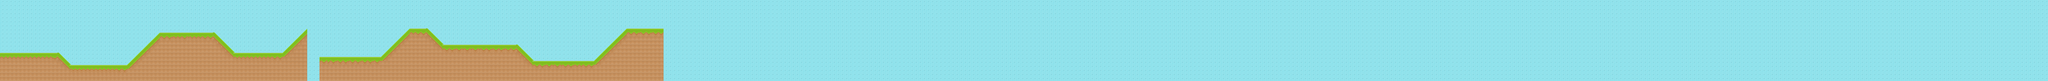

Tiled map render using the project's own tile images. Description and the map definition, with tile-layer contents summarised, below:
An orthogonal 500x20 tile map with 32x32 px tiles, 2 tile layers (PatronesFondo, PatronesTerreno) and 38 objects.

<map version="1.0" orientation="orthogonal" renderorder="right-down" width="500" height="20" tilewidth="32" tileheight="32" nextobjectid="75">
 <tileset firstgid="1" name="spritesheet" tilewidth="32" tileheight="32" tilecount="8192" columns="128">
  <image source="spritesheet.png" width="4096" height="2048" />
 </tileset>
 <layer name="PatronesFondo" width="500" height="20">
  <data>[10000 cells, 10000 non-empty, 1 distinct tile ids]</data>
 </layer>
 <layer name="PatronesTerreno" width="500" height="20">
  <data>[10000 cells, 1395 non-empty, 26 distinct tile ids]</data>
 </layer>
 <objectgroup name="Suelos">
  <object id="20" x="0" y="415">
   <polyline points="0,0 448,0" />
  </object>
  <object id="21" x="0" y="0">
   <polyline points="0,0 0,639" />
  </object>
  <object id="23" x="2687" y="448">
   <polyline points="0,0 290,1 514,-223 651,-224 771,-99 1248,-97" />
  </object>
  <object id="71" x="448" y="416">
   <polyline points="0,0 11,1 102,94 544,96 801,-160 1225,-160 1383,-1 1760,1 1953,-193 1952,219" />
  </object>
  <object id="72" x="2496" y="637">
   <polyline points="0,0 0,-190 191,-188" />
  </object>
  <object id="73" x="3935" y="353">
   <polyline points="0,0 108,0 232,126 703,127 963,-129 1248,-128 1250,-349" />
  </object>
 </objectgroup>
 <objectgroup name="Monedas">
  <object id="41" x="388" y="363" width="40" height="40" />
  <object id="42" x="452" y="368" width="40" height="40" />
  <object id="43" x="503" y="407" width="40" height="40" />
  <object id="44" x="550" y="451" width="40" height="40" />
  <object id="45" x="607" y="465" width="40" height="40" />
  <object id="49" x="1253" y="199" width="40" height="40" />
  <object id="50" x="1310" y="159" width="40" height="40" />
  <object id="51" x="1369" y="134" width="40" height="40" />
  <object id="52" x="1438" y="123" width="40" height="40" />
  <object id="55" x="1780" y="317" width="40" height="40" />
  <object id="56" x="1826" y="364" width="40" height="40" />
  <object id="57" x="1887" y="371" width="40" height="40" />
  <object id="58" x="2697" y="397" width="40" height="40" />
  <object id="59" x="2756" y="397" width="40" height="40" />
  <object id="60" x="2815" y="397" width="40" height="40" />
  <object id="61" x="2872" y="398" width="40" height="40" />
  <object id="64" x="4134" y="290" width="40" height="40" />
  <object id="65" x="4222" y="300" width="40" height="40" />
  <object id="66" x="4298" y="327" width="40" height="40" />
  <object id="67" x="4372" y="352" width="40" height="40" />
  <object id="68" x="4447" y="382" width="40" height="40" />
  <object id="69" x="4537" y="424" width="40" height="40" />
 </objectgroup>
 <objectgroup name="Gasolina">
  <object id="48" x="1535" y="205" width="40" height="40" />
  <object id="62" x="3209" y="170" width="40" height="40" />
  <object id="70" x="3858" y="297" width="40" height="40" />
 </objectgroup>
 <objectgroup name="Minas">
  <object id="53" x="2499" y="405" width="40" height="40" />
 </objectgroup>
 <objectgroup name="Cajas">
  <object id="46" x="785" y="464" width="40" height="40" />
 </objectgroup>
 <objectgroup name="Contenedor">
  <object id="18" x="90" y="400">
   <polyline points="0,0 119,0" />
  </object>
  <object id="54" x="2130" y="366" width="40" height="40" />
 </objectgroup>
 <objectgroup name="Powerups">
  <object id="47" x="889" y="463" width="40" height="40" />
  <object id="63" x="3576" y="298" width="40" height="40" />
 </objectgroup>
 <objectgroup name="Metas">
  <object id="74" x="4973" y="133" width="40" height="40" />
 </objectgroup>
</map>
